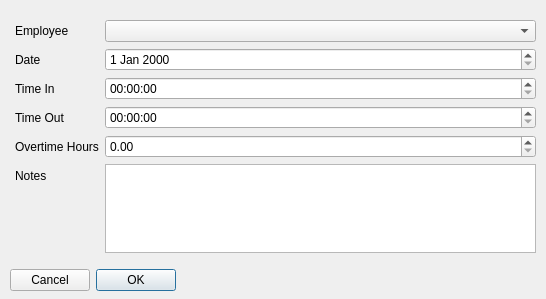
<?xml version="1.0" encoding="UTF-8"?>
<ui version="4.0">
 <class>AddTimeLogDialog</class>
 <widget class="QDialog" name="AddTimeLogDialog">
  <property name="geometry">
   <rect>
    <x>0</x>
    <y>0</y>
    <width>546</width>
    <height>299</height>
   </rect>
  </property>
  <property name="windowTitle">
   <string>Dialog</string>
  </property>
  <widget class="QWidget" name="verticalLayoutWidget">
   <property name="geometry">
    <rect>
     <x>10</x>
     <y>10</y>
     <width>531</width>
     <height>281</height>
    </rect>
   </property>
   <layout class="QVBoxLayout" name="verticalLayout">
    <item>
     <layout class="QFormLayout" name="formLayout">
      <property name="leftMargin">
       <number>5</number>
      </property>
      <property name="topMargin">
       <number>10</number>
      </property>
      <property name="rightMargin">
       <number>5</number>
      </property>
      <property name="bottomMargin">
       <number>10</number>
      </property>
      <item row="0" column="0">
       <widget class="QLabel" name="empLabel">
        <property name="text">
         <string>Employee</string>
        </property>
       </widget>
      </item>
      <item row="5" column="0">
       <widget class="QLabel" name="notesLabel">
        <property name="text">
         <string>Notes</string>
        </property>
       </widget>
      </item>
      <item row="4" column="0">
       <widget class="QLabel" name="overTimeHoursLabel">
        <property name="text">
         <string>Overtime Hours</string>
        </property>
       </widget>
      </item>
      <item row="3" column="0">
       <widget class="QLabel" name="timeOutLabel">
        <property name="text">
         <string>Time Out</string>
        </property>
       </widget>
      </item>
      <item row="2" column="0">
       <widget class="QLabel" name="timeInLabel">
        <property name="text">
         <string>Time In</string>
        </property>
       </widget>
      </item>
      <item row="1" column="0">
       <widget class="QLabel" name="dateLabel">
        <property name="text">
         <string>Date</string>
        </property>
       </widget>
      </item>
      <item row="0" column="1">
       <widget class="QComboBox" name="empComboBox"/>
      </item>
      <item row="1" column="1">
       <widget class="QDateEdit" name="DateEdit"/>
      </item>
      <item row="2" column="1">
       <widget class="QTimeEdit" name="timeInTimeEdit"/>
      </item>
      <item row="3" column="1">
       <widget class="QTimeEdit" name="timeOutTimeEdit"/>
      </item>
      <item row="4" column="1">
       <widget class="QDoubleSpinBox" name="overTimeHoursDoubleSpinBox"/>
      </item>
      <item row="5" column="1">
       <widget class="QTextEdit" name="notesTextEdit"/>
      </item>
     </layout>
    </item>
    <item>
     <widget class="QDialogButtonBox" name="buttonBox">
      <property name="layoutDirection">
       <enum>Qt::RightToLeft</enum>
      </property>
      <property name="orientation">
       <enum>Qt::Horizontal</enum>
      </property>
      <property name="standardButtons">
       <set>QDialogButtonBox::Cancel|QDialogButtonBox::Ok</set>
      </property>
     </widget>
    </item>
   </layout>
  </widget>
 </widget>
 <resources/>
 <connections>
  <connection>
   <sender>buttonBox</sender>
   <signal>accepted()</signal>
   <receiver>AddTimeLogDialog</receiver>
   <slot>accept()</slot>
   <hints>
    <hint type="sourcelabel">
     <x>248</x>
     <y>254</y>
    </hint>
    <hint type="destinationlabel">
     <x>157</x>
     <y>274</y>
    </hint>
   </hints>
  </connection>
  <connection>
   <sender>buttonBox</sender>
   <signal>rejected()</signal>
   <receiver>AddTimeLogDialog</receiver>
   <slot>reject()</slot>
   <hints>
    <hint type="sourcelabel">
     <x>316</x>
     <y>260</y>
    </hint>
    <hint type="destinationlabel">
     <x>286</x>
     <y>274</y>
    </hint>
   </hints>
  </connection>
 </connections>
</ui>
